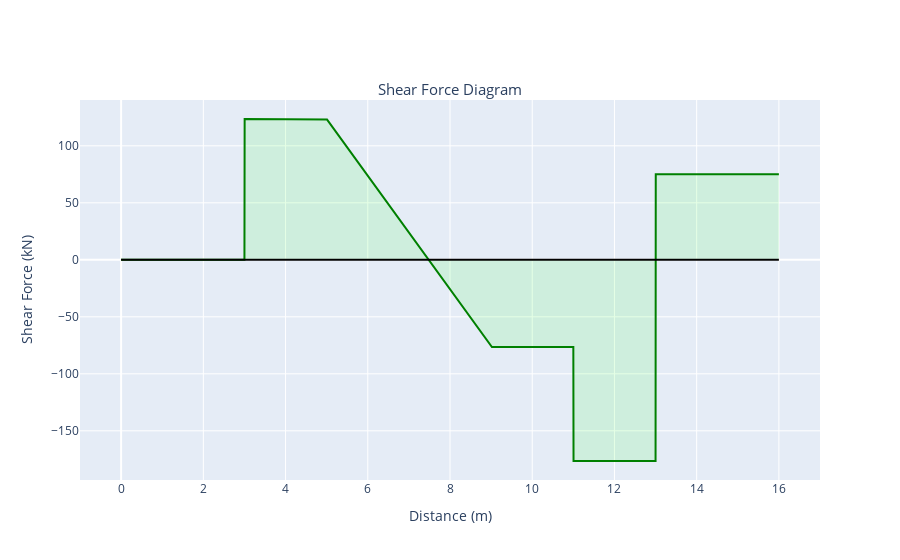

The notebook cell saved with this chart:
### Code cell
#Define the layout object
layout = go.Layout(
    title={
        'text': "Shear Force Diagram",
        'y':0.85,
        'x':0.5,
        'xanchor': 'center',
        'yanchor': 'top'},
    titlefont=dict(size=15),
    yaxis = dict(
        title='Shear Force (kN)'
    ),
    xaxis = dict(
        title='Distance (m)',       
        range=[-1, span+1]
    ),
    showlegend=False,        
)

#Define the shear force trace
line = go.Scatter(
    x = X,
    y = sum(shearForce),
    mode='lines',
    name='Shear Force',
    fill='tonexty',
    line_color='green',
    fillcolor='rgba(0, 255, 0, 0.1)'
)

#Define a horizontal line to represent the structure
axis = go.Scatter(
    x = [0, span],
    y = [0,0],
    mode='lines',
    line_color='black'
)

#Generate and view the figure
fig = go.Figure(data=[line, axis], layout=layout)

py.offline.iplot(fig)

### Figure 1 — Plotly figure (JSON) as saved in the notebook; plotly's stock layout.template omitted (floating-point values rounded to 4 significant figures; data arrays with more than 128 entries replaced by an {"elided": "..."} marker saying what was removed)
{"data": [{"fill": "tonexty", "fillcolor": "rgba(0, 255, 0, 0.1)", "line": {"color": "green"}, "mode": "lines", "name": "Shear Force", "type": "scatter", "x": {"elided": "3201 float values"}, "y": {"elided": "3201 float values"}}, {"line": {"color": "black"}, "mode": "lines", "type": "scatter", "x": [0, 16], "y": [0, 0]}], "layout": {"showlegend": false, "title": {"font": {"size": 15}, "text": "Shear Force Diagram", "x": 0.5, "xanchor": "center", "y": 0.85, "yanchor": "top"}, "xaxis": {"range": [-1, 17], "title": {"text": "Distance (m)"}}, "yaxis": {"title": {"text": "Shear Force (kN)"}}}}
